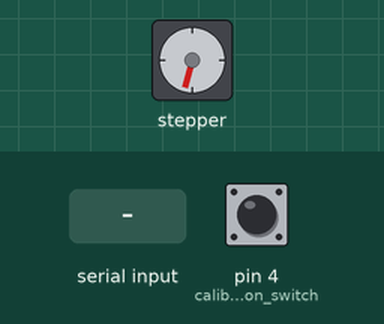
Bench run of a sketch on a simulated Arduino Uno, built with avr-gcc and run on an emulated ATmega328P. Shown: stepper motor. Inputs (shaded band) come from the test bench; at power-on: pin 4 (calibration_switch) HIGH. Stepper angles assume 96 steps per turn.

Above: at 3.9 s.
4.0 s: "200\n" received over Serial
At 5.4 s:
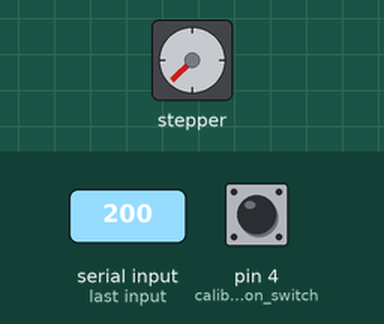
6.1 s: "90,45\n" received over Serial
At 7.3 s:
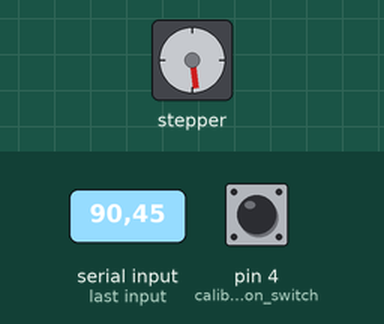
8.0 s: "5\n" received over Serial
At 8.8 s:
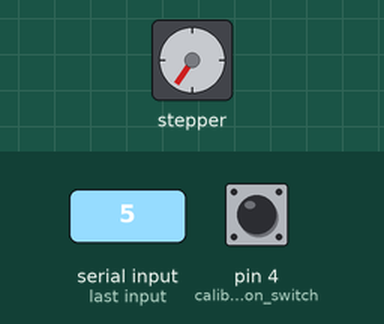
Timing chart, 0 to 11.0 s (numbered marks = the images above; inputs shaded):
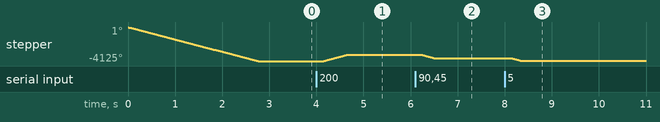

Measured:
- after the input at 4.0 s, stepper: turns 750° clockwise in 0.48 s, starting after 0.15 s
- after the input at 6.1 s, stepper: turns 413° counter-clockwise in 0.26 s, starting after 0.16 s
- after the input at 8.0 s, stepper: turns 319° counter-clockwise in 0.20 s, starting after 0.15 s

The sketch:

sketch_jul16a.ino
```cpp
#include <Stepper.h>

#define IN1 8
#define IN2 9
#define IN3 10
#define IN4 11
#define calibration_switch 4

#define MOTOR_STEPS 96
#define STRIDE_ANGLE 1.875
#define SPEED_VARIATION_RATIO 1.0 / 64.0
#define STEPS_FOR_REVOLUTION 96
#define TOTAL_TRAJECTORY_STEPS 1100

int position = 0;
String serialData;

Stepper stepper1(MOTOR_STEPS, IN1, IN3, IN2, IN4);

    void calibrate() {
        stepper1.setSpeed(100);
        int i = 0;
        while(digitalRead(calibration_switch) == LOW) {
            stepper1.step(1);
            i += 1;
        }

        stepper1.setSpeed(250); // recommanded max rpm  300 for 103-550-0146 SANYO-DENKI
        stepper1.step(-TOTAL_TRAJECTORY_STEPS);
    }

    void move(int x) {
      //  can move in interval [0, 1100]
      //  move(100);

      if (x < 0) x = 0;
      else if (x > TOTAL_TRAJECTORY_STEPS) x = TOTAL_TRAJECTORY_STEPS;

      stepper1.step(x - position);
      position = x;
    }

    void setup() {
      Serial.begin(9600);
      Serial.setTimeout(150);
      pinMode(calibration_switch, INPUT);
      calibrate();  // move to initial position
    }


    void loop() {

    }

    void serialEvent() {
       serialData = Serial.readString();
       move(serialData.toInt());
    }
```
